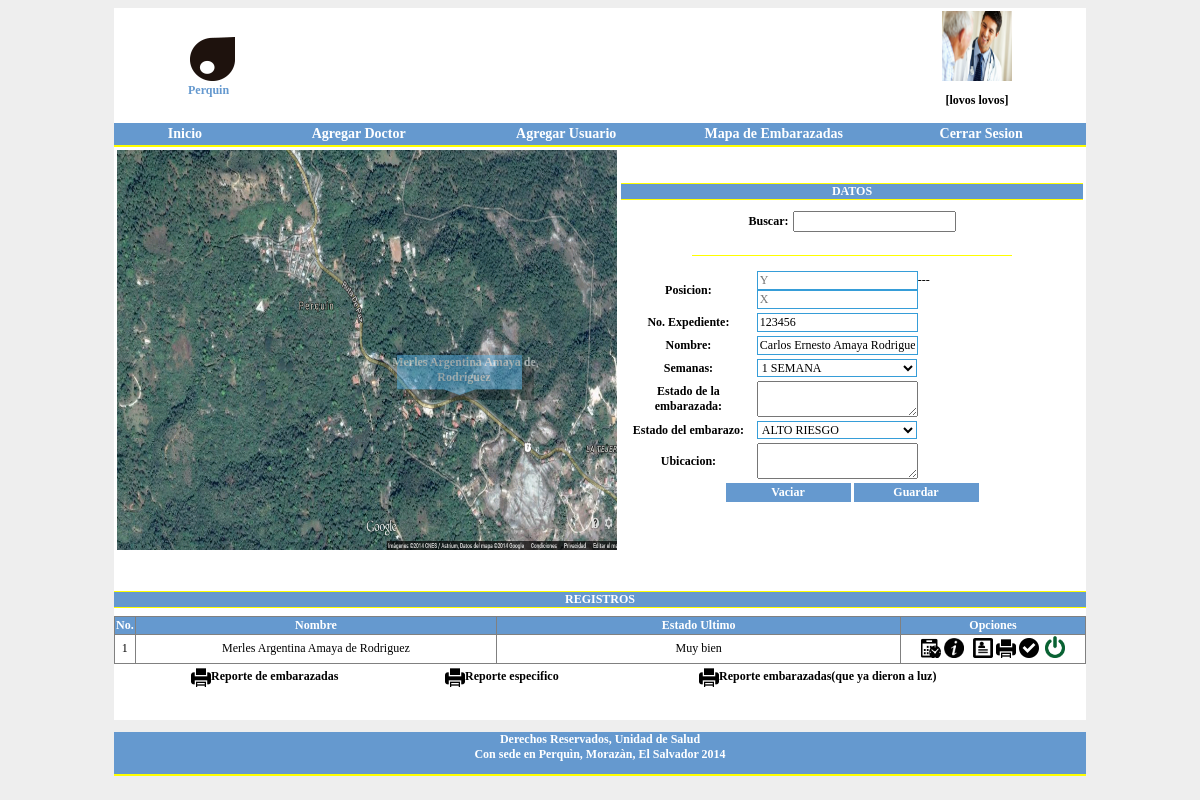
The app's page /mapa.php?cod_Exp=123456 (signed in) with its own data.
### tables this page shows
CREATE TABLE `usuario` (
  `nombre_usuario` varchar(100) DEFAULT NULL,
  `id_usuario` int(11) NOT NULL AUTO_INCREMENT,
  `apellido_usuario` varchar(100) DEFAULT NULL,
  `telefono` int(11) DEFAULT NULL,
  `dui` int(11) DEFAULT NULL,
  `direccion` varchar(100) DEFAULT NULL,
  `nombre_user` varchar(100) DEFAULT NULL,
  `contrasena` varchar(100) DEFAULT NULL,
  `estado` int(11) DEFAULT NULL,
  `nivel_usuario` int(11) DEFAULT NULL,
  `cod_doctor` int(11) DEFAULT NULL,
  `foto` varchar(1) NOT NULL,
  PRIMARY KEY (`id_usuario`),
  KEY `cod_doctor` (`cod_doctor`)
);

CREATE TABLE `expediente` (
  `cod_expediente` varchar(20) NOT NULL,
  `primer_Nombre` varchar(100) DEFAULT NULL,
  `segundo_Nombre` varchar(100) DEFAULT NULL,
  `primer_Apellido` varchar(100) DEFAULT NULL,
  `segundo_Apellido` varchar(100) DEFAULT NULL,
  `tipo_documento` varchar(20) DEFAULT NULL,
  `numero_documento` varchar(50) DEFAULT NULL,
  `fecha_hora_creacion` datetime DEFAULT NULL,
  `genero` varchar(1) DEFAULT NULL,
  `Fecha_nac` date DEFAULT NULL,
  `Lugar_nac` varchar(100) DEFAULT NULL,
  `observaciones` varchar(400) DEFAULT NULL,
  `ocupacion` varchar(100) DEFAULT NULL,
  `telefono` int(11) DEFAULT NULL,
  `estado_civil` varchar(100) DEFAULT NULL,
  `id_usuario` int(11) DEFAULT NULL,
  `foto` varchar(200) DEFAULT NULL,
  PRIMARY KEY (`cod_expediente`),
  KEY `id_usuario` (`id_usuario`)
);

CREATE TABLE `tag` (
  `id` int(11) NOT NULL AUTO_INCREMENT,
  `cod_expediente` int(11) DEFAULT NULL,
  `top` int(11) NOT NULL,
  `left` int(11) NOT NULL,
  `meses` varchar(255) NOT NULL,
  `estado` varchar(6000) NOT NULL,
  `embarazo` varchar(255) DEFAULT NULL,
  `ubicacion` varchar(6000) DEFAULT NULL,
  `estado_embarazada` int(11) DEFAULT NULL,
  PRIMARY KEY (`id`)
);

### mapa.php (the view, shortened to what this page needs)
<?php
require('config.php');
	$user=$_SESSION["admi"];
$comando ="select * from usuario where nombre_user='$user'";
$consulta =mysql_query($comando);
$aDatos= mysql_fetch_array($consulta);
$nombre=$aDatos["nombre_usuario"];
$id_usuario = $aDatos["id_usuario"];
$apellido=$aDatos["apellido_usuario"];
$foto=$aDatos['foto'];
echo"
<div class='menu'>
	<table align='center'>";
			if( $foto == '1' ){
 		echo"
 		<td width='750px'><img src='000.png'><h1 class='h1'>Perquin</h1>
		<td align=center><img src=\"fotoUsuario/".$id_usuario.".jpg\" width=\"70px\" height='70px'  alt=\"\"><br><h3 class='usuario'>[$nombre $apellido] </td>
          ";
	       }else{
     echo"
        <td width='750px'><img src='000.png'><h1 class='h1'>Perquin</h1>
		<td align=center><img src=\"iconos/m.jpg\" width=\"70px\" height='70px' alt=\"\"><br>$nombre $apellido</td>
          ";
}
?>
	<?php echo"
	<table class='lmenu'>
		<tr>
			<td width='100px'><a href='home1.php' class='items'>Inicio</a></td>
			<td width='150px'><a href='agregar.doctor.php' class='items'>Agregar Doctor</a></td>
			<td width='150px'><a href='agregar.usuario.php'class='items'>Agregar Usuario</a></td>
			<td width='150px'><a href='mapa.php' class='items'>Mapa de Embarazadas</a></td>
			<td width='150px'><a href='cerrar.php' class='items'>Cerrar Sesion</a></td>
		</tr>
	</table>
</div>
";
?>
	<table align='center'>
		<tr>
			<td><img src='perquin.png' id='image' width='500px' height='400px'>
			<td><h1 class='h2'>DATOS</h1>
				<form action='mapa.php' method='post'>
				<table align='center'>
					<tr>
						<td align='center' class='txt'>Buscar:
						<td><input type='text' id="bus" name="bus" onkeyup="loadXMLDoc()">
					</tr>
				</table>
				<div id='myDiv'></div>
				</form>
				<form action='gmapa.php' method='post'>
				<table align='center'>
					<tr>
						<td align='center' class='txt'>Posicion:
						<td><input type='text' readonly id='y' name='y' style='cursor:not-allowed' class='caja2' placeholder='Y'>---<input type='text' style='cursor:not-allowed' readonly id='x' name='x' placeholder='X' class='caja2'>
					</tr>
					<tr>
						<?php
							if($_GET){
								$exp=$_GET['cod_Exp'];
						?>
						<td align='center' class='txt'>No. Expediente:
						<td><input type='text' style='cursor:not-allowed' value='<?php echo $exp ?>' id='cod_expediente' name='cod_expediente' class='caja2' readonly>
					</tr>
					<tr>
						<?php
							$com = "SELECT * fROM expediente WHERE `cod_expediente`=$exp";
							$con= mysql_query ($com);
							while($aDato= mysql_fetch_array($con)){
								$nom1 = $aDato['primer_Nombre'];
								$nom2 = $aDato['segundo_Nombre'];
								$ape1 = $aDato['primer_Apellido'];
								$ape2 = $aDato['segundo_Apellido'];
								$nombreC =$nom1." ".$nom2." ".$ape1." ".$ape2;
						?>
						<td align='center' class='txt'>Nombre:</td>
						<td><input type='text' style='cursor:not-allowed' value='<?php echo $nombreC ?>' class='caja2' readonly>
							</td>
					</tr>
					<tr>
						<td align='center' class='txt'>Semanas:</td>
						<td><select class='select' id='meses' name='meses'>
								<option value='1'>1 SEMANA</option>
							</select>
						</td>
					</tr>
					<tr>
						<td align='center' class='txt'>Estado de la embarazada:
						<td><textarea class='tarea' id='estado' name='estado'></textarea>
					</tr>
					<tr>
						<td align='center' class='txt'>Estado del embarazo:
						<td><select class='select' id='embarazo' name='embarazo'>
								<option>ALTO RIESGO</option>
							</select>
					</tr>
					<tr>
						<td align='center' class='txt'>Ubicacion:
						<td><textarea class='tarea'  id='ubicacion' name='ubicacion'></textarea>
					</tr>
							<?php
								}
								}
							?>
					<tr>
						<td align='center' colspan='2'><input type='reset' value='Vaciar' class='boton'>&nbsp;<input type='submit' value='Guardar' class='boton'>
					</tr>
				</table>
			</form>
			</td>
		</tr>
	</table >
	<br><br>
	<h1 class='h2'>REGISTROS</h1>
	<table align='center' border='1' style='border-collapse:collapse' width='972px'>
				<tr class='linea'>
					<td widht='10px' align='center'>No.
					<td width='400px' align='center'>Nombre
					<td width='400px' align='center'>Estado Ultimo
					<td width='200px' align='center'>Opciones
				</tr>
			<?php
		$comando3="SELECT tag.*,expediente.* from tag,expediente WHERE tag.cod_expediente=expediente.cod_expediente and estado_embarazada=1";
		$consulta3= mysql_query ($comando3);
		$i="";
		$tr="";
		while($aDatos= mysql_fetch_array($consulta3)){
			$i++;
			$mod = $i %2;
			if($mod ==0){
				$tr="<tr style='background: #ddd; text-align:center'>";
			}else{
				$tr="<tr style='background: white; text-align:center'>";
			}
			$nom= $aDatos['primer_Nombre'];
			$nom2= $aDatos['segundo_Nombre'];
			$apel1=$aDatos['primer_Apellido'];
			$apel2=$aDatos['segundo_Apellido'];
			$unir=$nom ." ". $nom2 ." ". $apel1 ." ". $apel2;
			$estado = $aDatos['estado'];
			$top = $aDatos['left'];
			$left = $aDatos['top'];
			$estatus = $aDatos['estado_embarazada'];
			if($estatus==1){
					echo"
				$tr
				<td width='10px'>$i
				<td width='400px'>$unir
				<td width='450px'>$estado
				<script type='text/javascript'>
		function abrir() {
			window.open(\"imprimirHistorial.php\");
	}
</script>
				<td width='100px'><a href='histag.php?cod_expediente=$aDatos[cod_expediente]'  class='link2'><img src='historial.png' title='Historial Paciente' width='20px'></a>&nbsp;<a href='verinfo.php?id_embarazada=$aDatos[id]'  class='link2'><img src='ver.png' title='Informacion Paciente' width='20px'></a> &nbsp; <a href='edtag.php?id_embarazada=$aDatos[id]'  class='link2'><img src='editar.png' title='Editar Paciente' width='20px'></a>&nbsp;<a href='imprimirHistorial.php?cod_expediente=$aDatos[cod_expediente]' class='link2'><img src='print.png'  title='Imprimir Historial' width='20px'></a>&nbsp;<a href='okemba.php?id_embarazada=$aDatos[id]'  class='link2'><img src='ok.png' title='Embarazo terminado'></a>&nbsp; <a href='destag.php?id_embarazada=$aDatos[id]'  class='link2'><img src='activo.png' title='Desactivar Paciente' width='20px'></a>
				</tr>";
			}
			?>
			<div id='tagged' style='top:<?php echo $top;?>; left:<?php echo $left; ?>;'><a  class='link' margin=0 align=center ><?php echo $unir;?></a></div>
		<?php
		}
		?>
	</table>
	<table align='center'>
		<tr>
			<td width='250px'><a href='rfecha.php' class='link2'><img src='print.png' margin=0 align=center>Reporte de embarazadas</a>
			<td width='250px'><a href='respecifico.php' class='link2'><img src='print.png' margin=0 align=center>Reporte especifico</a>
			<td width='310px'><a href='embarazadas.php' class='link2'><img src='print.png' margin=0 align=center>Reporte embarazadas(que ya dieron a luz)</a>
		</tr>
	</table>
<br>
<br>

### estilo.css (style rules this page uses)
* { font-family: verdana; font-size: 12px; }
body { background: #eee; font-family: verdana; font-size: 13px; padding: 0px; }
.h1 { color: #6599cf; margin:auto; text-align: left; }
table.lmenu { background: #6599cf; margin: auto; width: 100%; text-align: center; border-bottom: solid 2px yellow; }
.items { text-decoration: none; color: white; font-weight: bold; font-size: 14px; }
.h2 { background: #6599cf; color: white; text-align: center; border-top: yellow solid 1px; border-bottom:yellow solid 1px; }
.linea { background: #6599cf; color: white; font-weight: bold; }
.usuario { color: black; font-weight: bold; font-size: 12px; }
#image { cursor: crosshair; }
#tagged { position: absolute; opacity: 0.5; padding: 5px 5px 5px 5px; background:url(inf.png) no-repeat; font-weight: bold; width: 150px; height: 50px; color: white; text-align: center; }
.link { color: white; font-weight: bold; text-decoration: none; font-size:12px; }
.link2 { color: black; font-weight: bold; text-decoration: none; font-size:12px; }
.boton { background: #6599cf; color: white; font-weight: bold; width: 125px; border: 1px solid #6599cf; }
.caja2 { background: white; border: solid 1px #369dd8; }
.select { background: white; width: 160px; border: solid 1px #369dd8; }
.txt { font-weight: bold; }
#myDiv { margin-top: 10px; width: 300px; background-color:white; text-align: left; color:black; margin: auto; padding:10px 10px; border-bottom: solid yellow 1px; }

### records on screen
usuario: nombre_usuario "lovos", apellido_usuario "lovos"
expediente: primer_Nombre+segundo_Nombre+primer_Apellido "Carlos Ernesto Amaya Rodriguez"
tag: cod_expediente.segundo_Apellido "Merles Argentina Amaya de Rodriguez", estado "Muy bien", estado_embarazada 1 (drawn)
